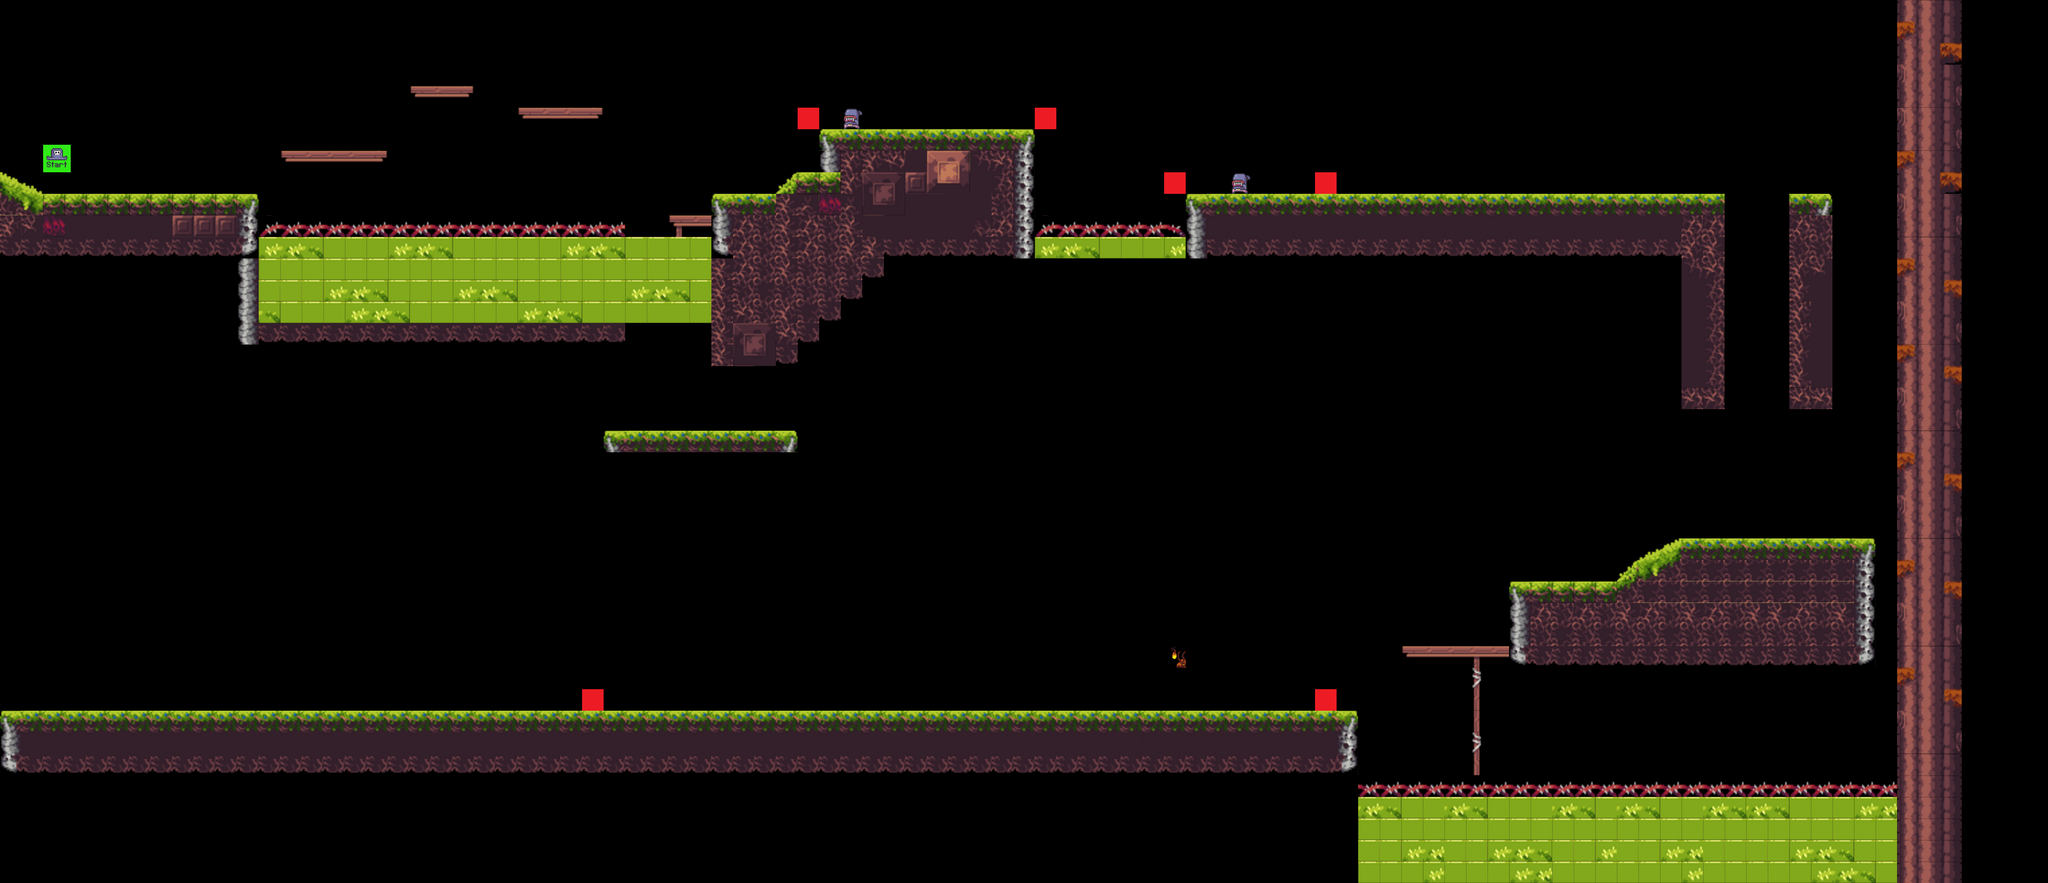

Below is a game level as drawn by its tile map, then a one-line description and the .tmx that defines it (tile-layer data replaced by summaries):
An orthogonal 95x41 tile map with 50x50 px tiles, 5 tile layers (terrain, boss, players, enemies, ...), 1 hidden layer not drawn, 5 tilesets.

<map version="1.10" tiledversion="1.10.0" orientation="orthogonal" renderorder="right-down" width="95" height="41" tilewidth="50" tileheight="50" infinite="0" nextlayerid="7" nextobjectid="1">
 <editorsettings>
  <export target="../0/map.csv" format="csv" />
 </editorsettings>
 <tileset firstgid="1" source="../tilesets/Assets.tsx" />
 <tileset firstgid="626" source="setup_tiles.tsx" />
 <tileset firstgid="627" source="../tilesets/enemies.tsx" />
 <tileset firstgid="628" source="../tilesets/demon_cleave_1.tsx" />
 <tileset firstgid="634" source="../tilesets/constraint.tsx" />
 <layer id="1" name="terrain" width="95" height="41">
  <data>[3895 cells, 951 non-empty, 90 distinct tile ids]</data>
 </layer>
 <layer id="6" name="boss" width="95" height="41">
  <data>[3895 cells, 1 non-empty, 1 distinct tile ids]</data>
 </layer>
 <layer id="3" name="Tree" width="95" height="41" visible="0">
  <data>[3895 cells, 100 non-empty, 30 distinct tile ids]</data>
 </layer>
 <layer id="2" name="players" width="95" height="41">
  <data>[3895 cells, 1 non-empty, 1 distinct tile ids]</data>
 </layer>
 <layer id="4" name="enemies" width="95" height="41">
  <data>[3895 cells, 2 non-empty, 1 distinct tile ids]</data>
 </layer>
 <layer id="5" name="constraints" width="95" height="41">
  <data>[3895 cells, 6 non-empty, 1 distinct tile ids]</data>
 </layer>
</map>
